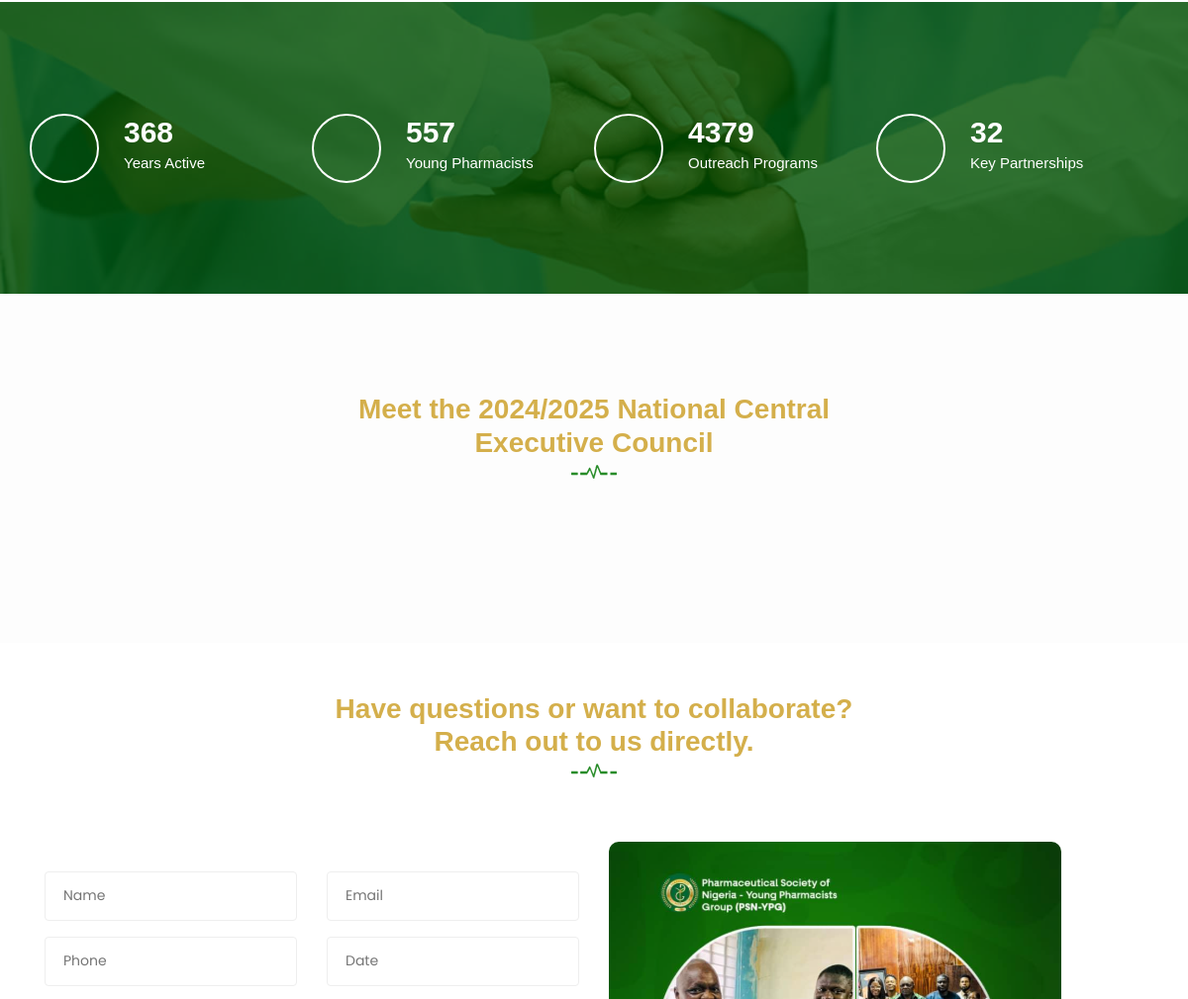
The app's page / (middle part), older data.
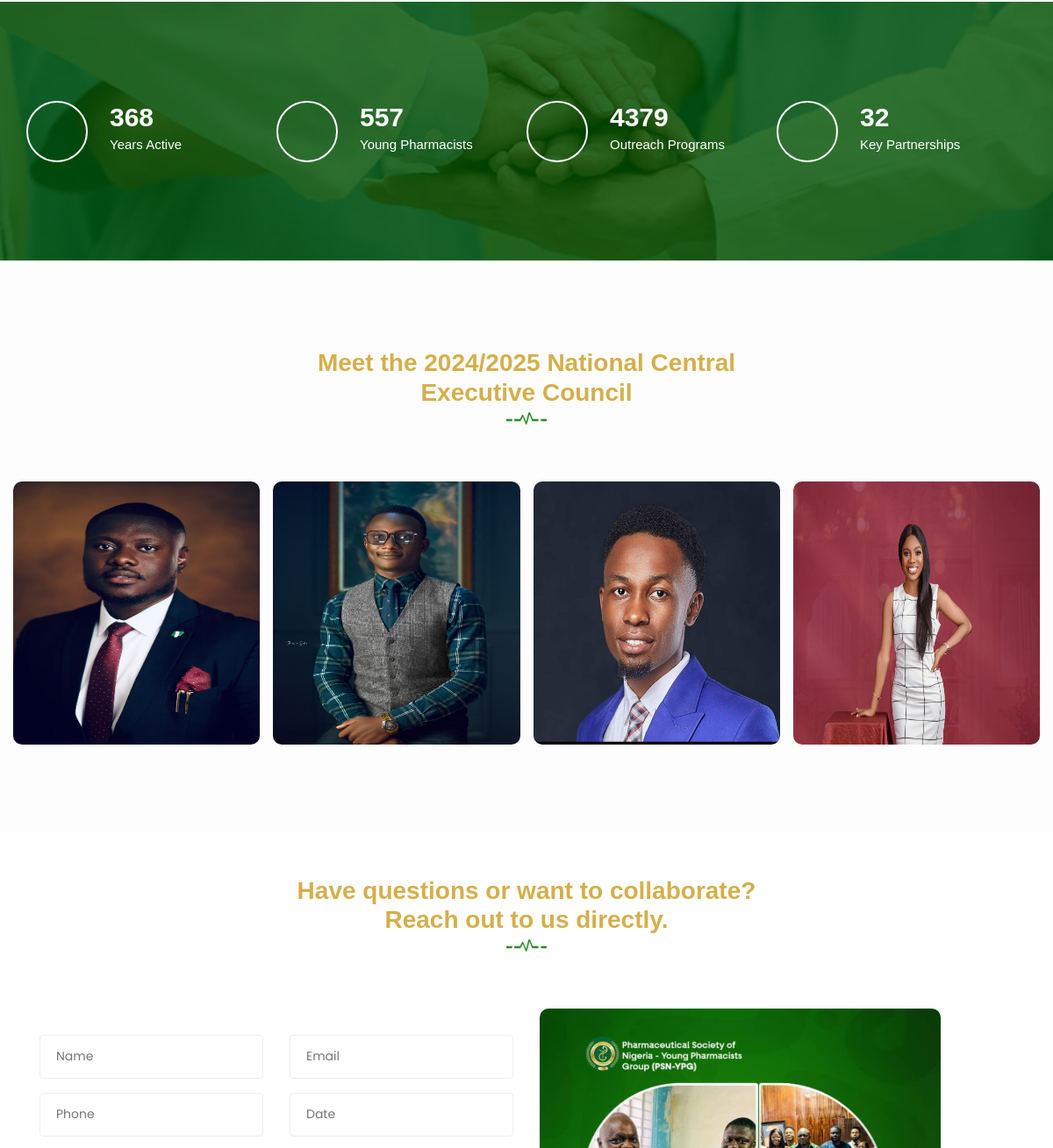
The same page, newer data.
### psnypg/models.py (models this page shows, shortened)
class ExcosPicturePost(models.Model):
    excos_img = models.ImageField(upload_to='images/')
    excos_publish_date = models.DateTimeField(auto_now_add=True)
    excos_author = models.ForeignKey(User, on_delete=models.CASCADE)
    class Meta:
        ordering = ['excos_publish_date']

### psnypg/views.py (the view)
# urls.py: path('', HomeView.as_view(), name="home"),
class HomeView(ListView):
    model = ExcosPicturePost
    template_name = 'psnypg/home.html'
    def get_context_data(self, **kwargs):
        context = super().get_context_data(**kwargs)
        context['first_main_header_pictures'] = MainHeaderPicturePost.objects.all()
        context['logo_sponsors'] = LogoPicturePost.objects.all()
        context['news_event_updates'] = PsnypgNewsAndEvent.objects.all()
        return context

### templates/psnypg/home.html (shortened to what this page needs)
{% extends "base.html" %}
{% load static %}
{% block content%}
		<div id="fun-facts" class="fun-facts section overlay">
			<div class="container">
				<div class="row">
					<div class="col-lg-3 col-md-6 col-12">
						<div class="single-fun">
							<i class="icofont icofont-home"></i>
							<div class="content">
								<span class="counter">368</span>
								<p>Years Active</p>
							</div>
						</div>
					</div>
					<div class="col-lg-3 col-md-6 col-12">
						<div class="single-fun">
							<i class="icofont icofont-user-alt-3"></i>
							<div class="content">
								<span class="counter">557</span>
								<p>Young Pharmacists</p>
							</div>
						</div>
					</div>
					<div class="col-lg-3 col-md-6 col-12">
						<div class="single-fun">
							<i class="icofont-simple-smile"></i>
							<div class="content">
								<span class="counter">4379</span>
								<p>Outreach Programs</p>
							</div>
						</div>
					</div>
					<div class="col-lg-3 col-md-6 col-12">
						<div class="single-fun">
							<i class="icofont icofont-table"></i>
							<div class="content">
								<span class="counter">32</span>
								<p>Key Partnerships</p>
							</div>
						</div>
					</div>
				</div>
			</div>
		</div>
		<section class="portfolio section" >
			<div class="container">
				<div class="row">
					<div class="col-lg-12">
						<div class="section-title">
							<h3 style="color: #D4AF4B;font-family: sans-serif;">Meet the 2024/2025 National Central Executive Council
							</h3>
							<img src="{% static 'img/section-img.png'%}" alt="#">
						</div>
					</div>
				</div>
			</div>
			<div class="container-fluid">
				<div class="row">
					<div class="col-lg-12 col-12">
						<div class="owl-carousel portfolio-slider">
							{% for post in object_list %}
							<div class="single-pf">
								<img src="{{ post.excos_img.url }}" style="height: 300px;border-radius:10px;" alt="#">
							</div>
							{% endfor %}
						</div>
					</div>
				</div>
			</div>
		</section>
		<section class="appointment">
			<div class="container">
				<div class="row">
					<div class="col-lg-12">
						<div class="section-title">
							<h3 style="color: #D4AF4B;font-family: sans-serif;">Have questions or want to collaborate? Reach out to us directly.</h3>
							<img src="{% static 'img/section-img.png'%}" alt="#">
						</div>
					</div>
				</div>
				<div class="row">
					<div class="col-lg-6 col-md-12 col-12">
						<form class="form" action="#">
							<div class="row">
								<div class="col-lg-6 col-md-6 col-12">
									<div class="form-group">
										<input name="name" type="text" placeholder="Name">
									</div>
								</div>
								<div class="col-lg-6 col-md-6 col-12">
									<div class="form-group">
										<input name="email" type="email" placeholder="Email">
									</div>
								</div>
								<div class="col-lg-6 col-md-6 col-12">
									<div class="form-group">
										<input name="phone" type="text" placeholder="Phone">
									</div>
								</div>
								<div class="col-lg-6 col-md-6 col-12">
									<div class="form-group">
										<input type="text" placeholder="Date" id="datepicker">
									</div>
								</div>
							</div>
						</form>
					</div>
					<div class="col-lg-6 col-md-12 ">
						<div class="appointment-image">
							<img src="{% static 'img/contact-img.png'%}"style="border-radius:10px;" alt="#">
						</div>
					</div>
				</div>
			</div>
		</section>
{% endblock %}

### templates/base.html (shortened to what this page needs)
{% load static %}
<html class="no-js" lang="zxx">
    <head>
        <link href="https://stackpath.bootstrapcdn.com/bootstrap/4.5.2/css/bootstrap.min.css" rel="stylesheet">
		<link rel="stylesheet" href="{% static 'css/bootstrap.min.css'%}">
		<link rel="stylesheet" href="{% static 'css/nice-select.css'%}">
        <link rel="stylesheet" href="{% static 'css/font-awesome.min.css'%}">
        <link rel="stylesheet" href="{% static 'css/icofont.css'%}">
		<link rel="stylesheet" href="{% static 'css/slicknav.min.css'%}">
        <link rel="stylesheet" href="{% static 'css/owl-carousel.css'%}">
		<link rel="stylesheet" href="{% static 'css/datepicker.css'%}">
        <link rel="stylesheet" href="{% static 'css/animate.min.css'%}">
        <link rel="stylesheet" href="{% static 'css/magnific-popup.css'%}">
        <link rel="stylesheet" href="{% static 'css/normalize.css'%}">
        <link rel="stylesheet" href="{% static 'css/style.css' %}">
        <link rel="stylesheet" href="{% static 'css/responsive.css'%}">
    </head>
    <body>
        {% block content %}
        {% endblock  %}
</body>
</html>

Row changes from the older to the newer data that the page shows:
added ExcosPicturePost: excos_img (picture)
added ExcosPicturePost: excos_img (picture)
added ExcosPicturePost: excos_img (picture)
added ExcosPicturePost: excos_img (picture)
